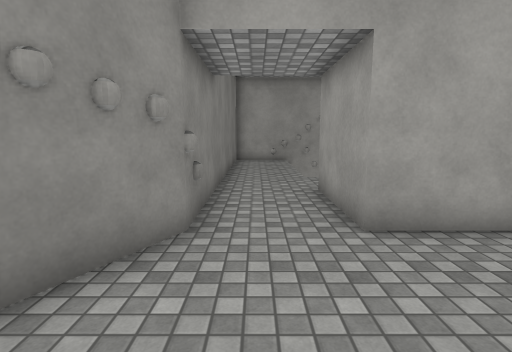
view 1 (above)

17 first-person views from a walk through a scene from a Unity 3-D project. The camera is 1.5 m above the floor, tilts 8° down and sees 80° across. The floor is counted in squares, 1 m on a side. Each view is taken from the middle of a square. On the plan, view 1 faces up. The plan holds only what a view shows up to about 15 squares ahead; the rest is blank. The place goes on beyond the plan. Some animated figures are not drawn. Door leaves are left out, so doorways stand open. Surface patterns are stand-ins for the level's own textures.

view 2
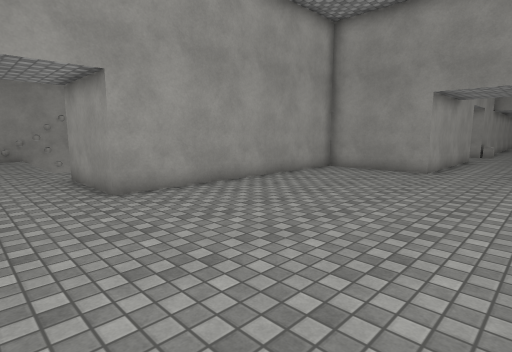

view 3
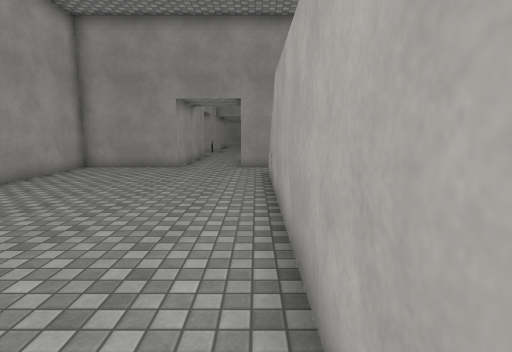

view 4
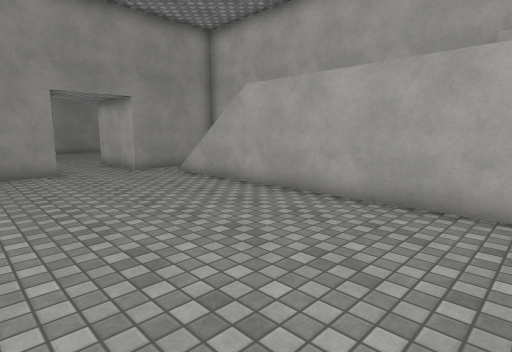

view 5
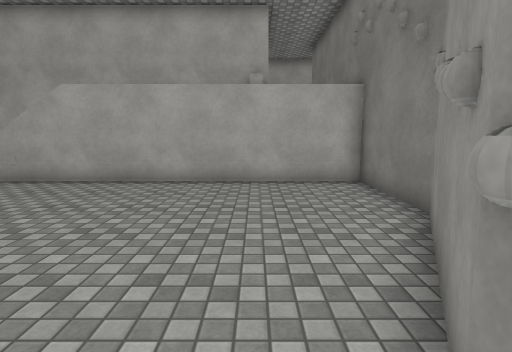

view 6
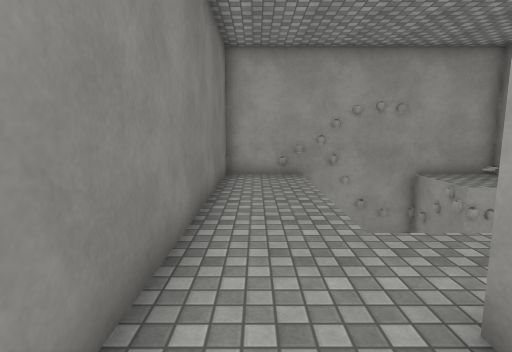

view 7
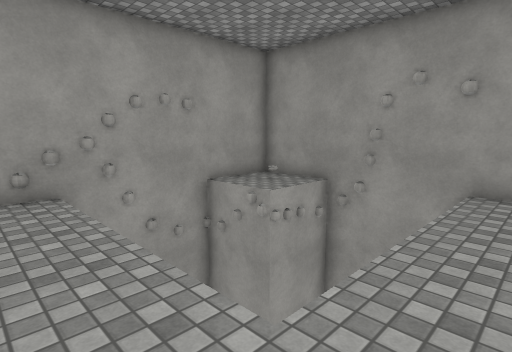

view 8
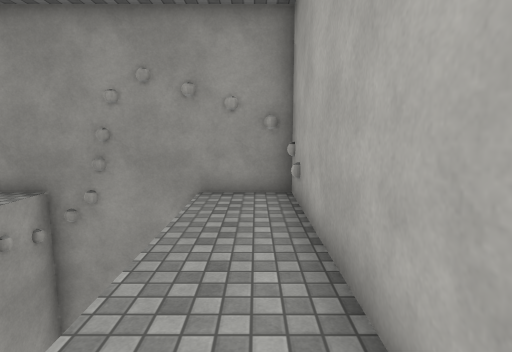

view 9
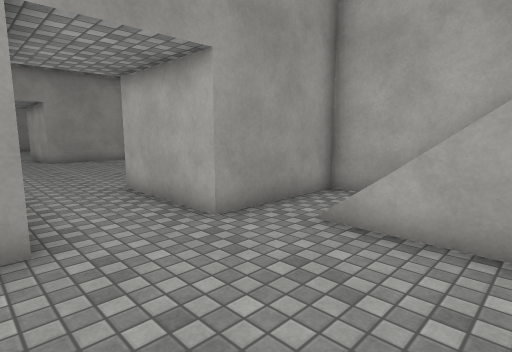

view 10
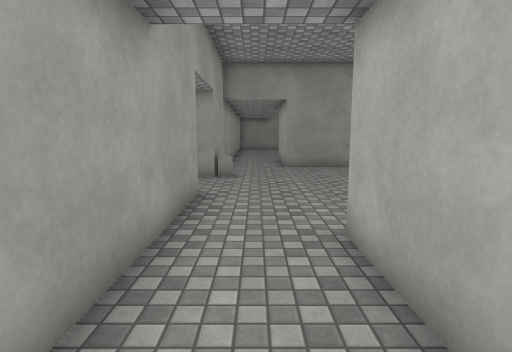

view 11
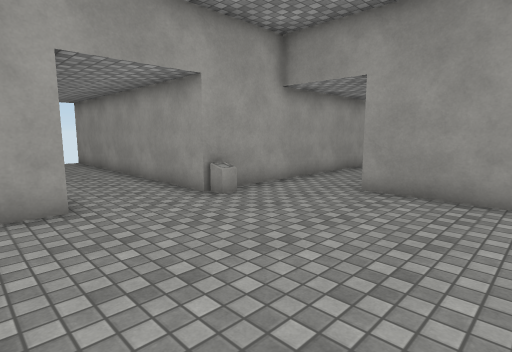

view 12
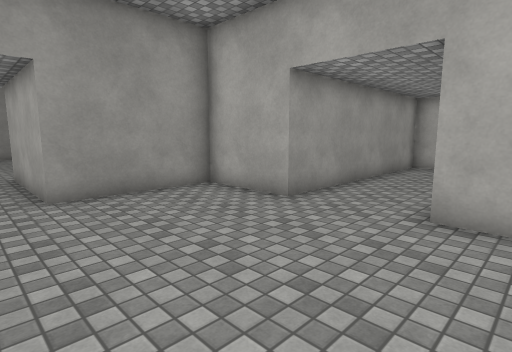

view 13
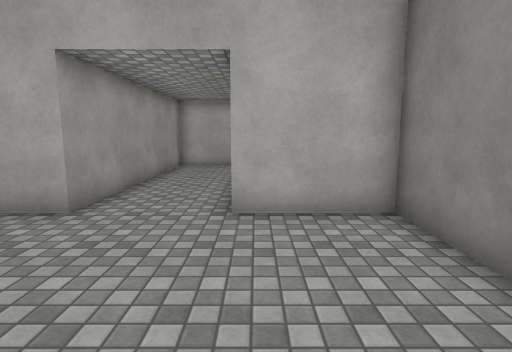

view 14
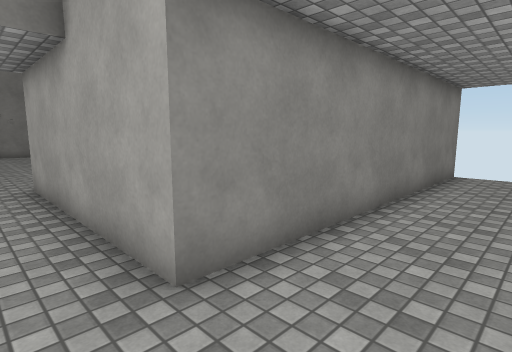

view 15
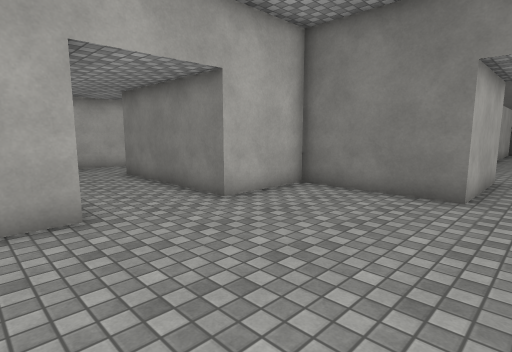

view 16
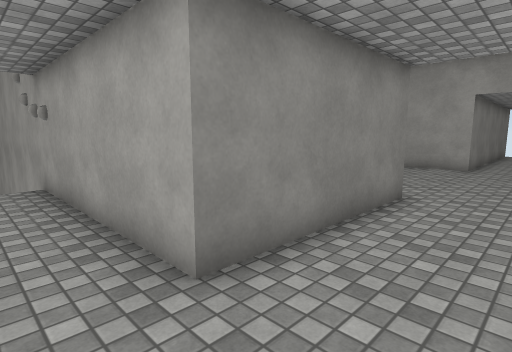

view 17
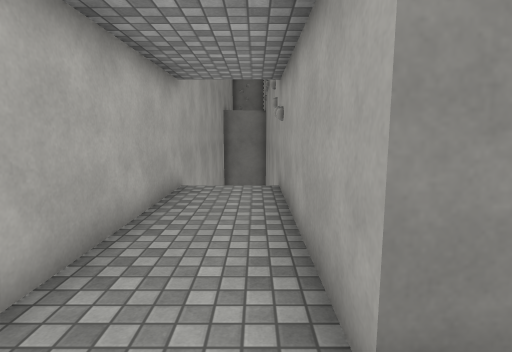

### Floor plan
Ten units are one square. View 1 is at (0, 0); x grows to the right and y downward. Boxes are objects, and circles mark ways between rooms. Rooms are numbered by the first view taken in them; rooms with no view inside come last. Other rooms are left out.
<svg viewBox="-38 -117 293 273">
<path fill="none" stroke="#000" d="M-5 63 114 63 114 23 139 23M141 -4 114 -4 114 -46 17 -46 17 -81M-11 -95 -11 -46 -33 -4 -33 71M139 23 154 23 154 66 185 66 185 123 116 123M185 -4 141 -4M245 -4 215 -4M215 145 215 66 246 66 246 23M115 151 215 151M185 -112 185 -4M215 -4 215 -109"/>
<rect x="215" y="-5" width="10" height="10" fill="#bbb"><title>other object</title></rect>
<circle cx="140" cy="10" r="3" fill="#2a7"/>
<circle cx="200" cy="-10" r="3" fill="#2a7"/>
<text x="40" y="0">1</text>
<text x="190" y="60">2</text>
<text x="200" y="-60">3</text>
</svg>
Room 1 opens to room 2. Room 2 opens to room 3.

Where each view was taken, in squares from view 1:
view 1: 0 up, 0 right, facing up
view 2: 3 down, 1 left, facing up-right
view 3: 3 down, 2 left, facing right
view 4: 3 up, 1 left, facing down-right
view 5: 6 up, 0 right, facing down
view 6: 6 up, 0 right, facing up
view 7: 9 up, 0 right, facing up-right
view 8: 9 up, 1 right, facing right
view 9: 1 up, 7 right, facing down-right
view 10: 1 down, 11 right, facing right
view 11: 6 down, 17 right, facing up-right
view 12: 1 down, 17 right, facing down-right
view 13: 1 down, 18 right, facing down
view 14: 1 down, 21 right, facing up-left
view 15: 1 down, 23 right, facing down-left
view 16: 14 down, 21 right, facing up-left
view 17: 13 down, 20 right, facing left
